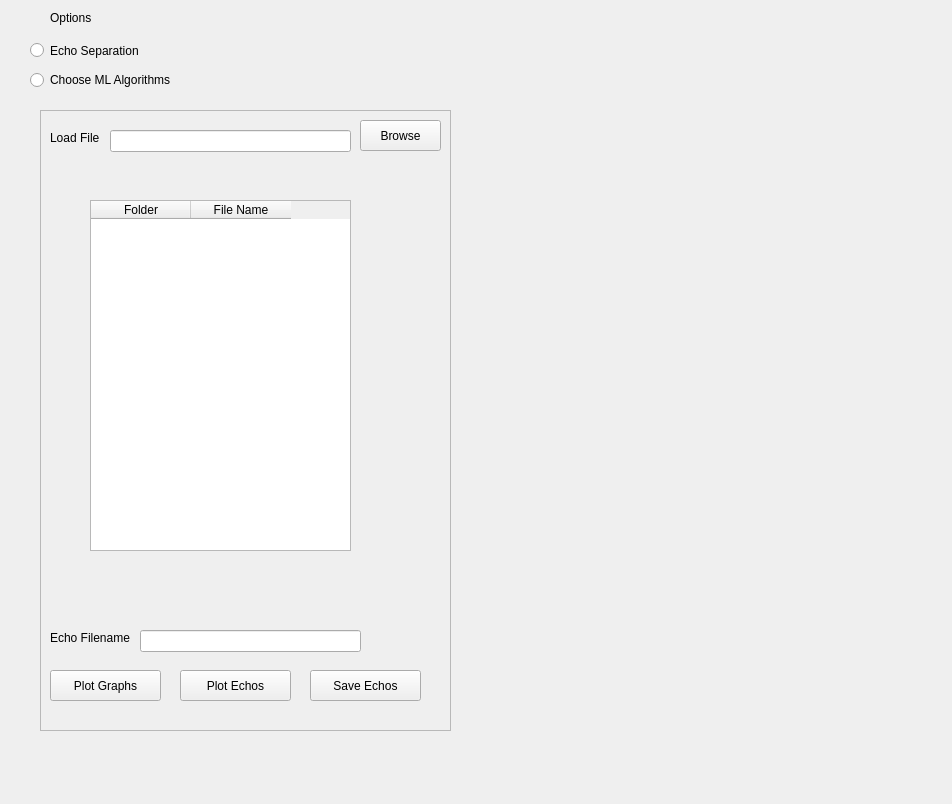
<?xml version="1.0" encoding="UTF-8"?>
<ui version="4.0">
 <class>Form</class>
 <widget class="QWidget" name="Form">
  <property name="geometry">
   <rect>
    <x>0</x>
    <y>0</y>
    <width>952</width>
    <height>804</height>
   </rect>
  </property>
  <property name="windowTitle">
   <string>Form</string>
  </property>
  <widget class="QLabel" name="label_option">
   <property name="geometry">
    <rect>
     <x>50</x>
     <y>10</y>
     <width>55</width>
     <height>16</height>
    </rect>
   </property>
   <property name="text">
    <string>Options</string>
   </property>
  </widget>
  <widget class="QRadioButton" name="radio_choose_echo">
   <property name="geometry">
    <rect>
     <x>30</x>
     <y>40</y>
     <width>181</width>
     <height>21</height>
    </rect>
   </property>
   <property name="text">
    <string>Echo Separation</string>
   </property>
  </widget>
  <widget class="QRadioButton" name="radio_choose_ML">
   <property name="geometry">
    <rect>
     <x>30</x>
     <y>70</y>
     <width>161</width>
     <height>20</height>
    </rect>
   </property>
   <property name="text">
    <string>Choose ML Algorithms</string>
   </property>
  </widget>
  <widget class="QFrame" name="echo_frame">
   <property name="geometry">
    <rect>
     <x>40</x>
     <y>110</y>
     <width>411</width>
     <height>621</height>
    </rect>
   </property>
   <property name="frameShape">
    <enum>QFrame::StyledPanel</enum>
   </property>
   <property name="frameShadow">
    <enum>QFrame::Raised</enum>
   </property>
   <widget class="QLabel" name="label_choose_model">
    <property name="geometry">
     <rect>
      <x>10</x>
      <y>20</y>
      <width>55</width>
      <height>16</height>
     </rect>
    </property>
    <property name="text">
     <string>Load File</string>
    </property>
   </widget>
   <widget class="QLineEdit" name="browse_file_input">
    <property name="geometry">
     <rect>
      <x>70</x>
      <y>20</y>
      <width>241</width>
      <height>22</height>
     </rect>
    </property>
   </widget>
   <widget class="QPushButton" name="browse_file">
    <property name="geometry">
     <rect>
      <x>320</x>
      <y>10</y>
      <width>81</width>
      <height>31</height>
     </rect>
    </property>
    <property name="text">
     <string>Browse</string>
    </property>
   </widget>
   <widget class="QTableWidget" name="table_widget">
    <property name="geometry">
     <rect>
      <x>50</x>
      <y>90</y>
      <width>261</width>
      <height>351</height>
     </rect>
    </property>
    <column>
     <property name="text">
      <string>Folder</string>
     </property>
    </column>
    <column>
     <property name="text">
      <string>File Name</string>
     </property>
    </column>
   </widget>
   <widget class="QLineEdit" name="text_echo_filename">
    <property name="geometry">
     <rect>
      <x>100</x>
      <y>520</y>
      <width>221</width>
      <height>22</height>
     </rect>
    </property>
   </widget>
   <widget class="QLabel" name="echo_filename">
    <property name="geometry">
     <rect>
      <x>10</x>
      <y>520</y>
      <width>91</width>
      <height>16</height>
     </rect>
    </property>
    <property name="text">
     <string>Echo Filename</string>
    </property>
   </widget>
   <widget class="QPushButton" name="save_echo_button">
    <property name="geometry">
     <rect>
      <x>270</x>
      <y>560</y>
      <width>111</width>
      <height>31</height>
     </rect>
    </property>
    <property name="text">
     <string>Save Echos</string>
    </property>
   </widget>
   <widget class="QPushButton" name="show_plots_btn">
    <property name="geometry">
     <rect>
      <x>10</x>
      <y>560</y>
      <width>111</width>
      <height>31</height>
     </rect>
    </property>
    <property name="text">
     <string>Plot Graphs</string>
    </property>
   </widget>
   <widget class="QPushButton" name="show_echo_button">
    <property name="geometry">
     <rect>
      <x>140</x>
      <y>560</y>
      <width>111</width>
      <height>31</height>
     </rect>
    </property>
    <property name="text">
     <string>Plot Echos</string>
    </property>
   </widget>
  </widget>
 </widget>
 <resources/>
 <connections/>
</ui>
